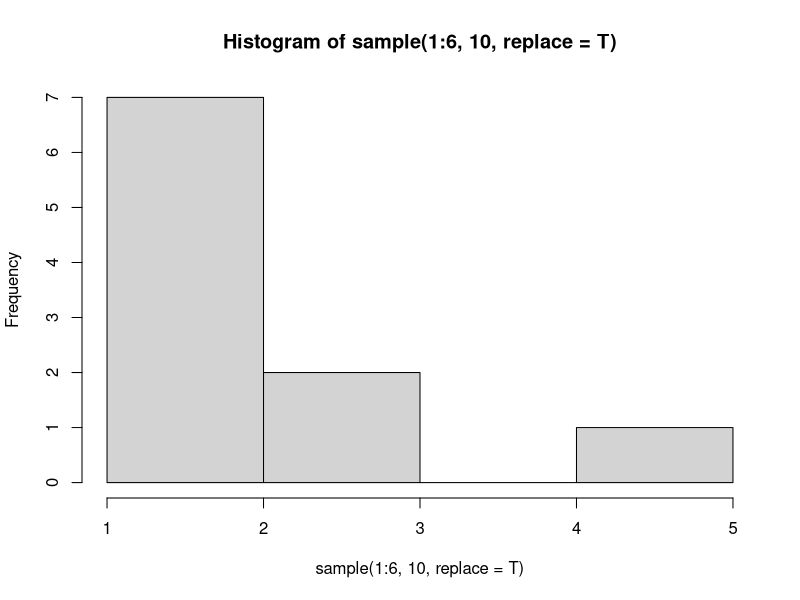
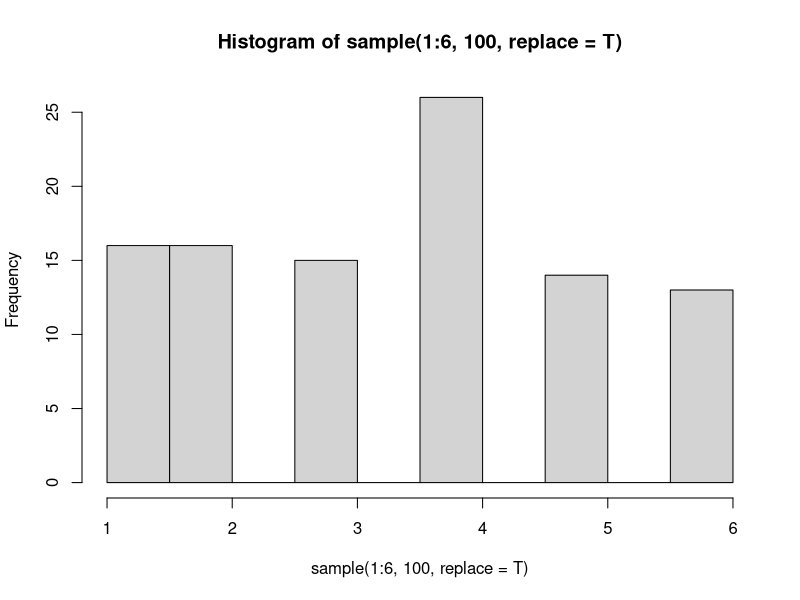
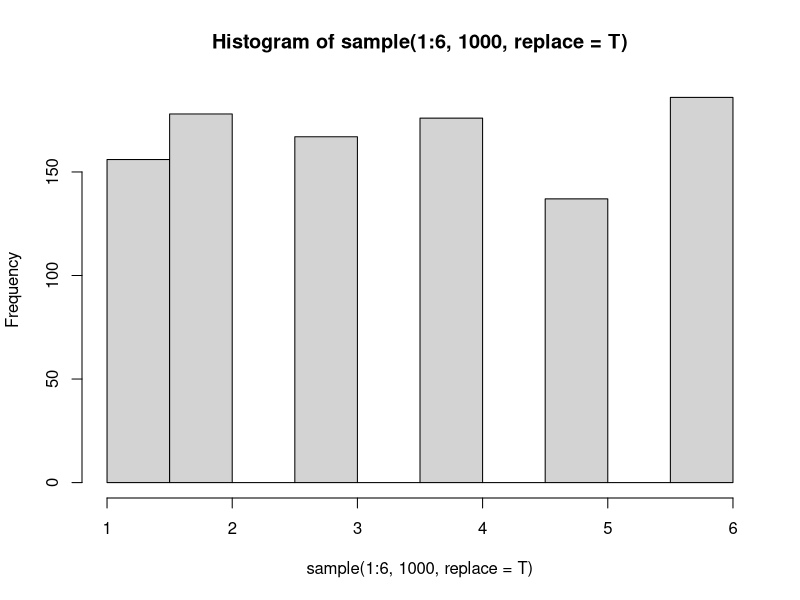

Reproduce these figures in R, in order.
dice <- function(x)
{
	y <- sample(1:6, 1, replace=T)
	return(y)
}

sum = dice(1) + dice(2)
sum

hist10 <- hist(sample(1:6, 10, replace=T))
hist100 <- hist(sample(1:6, 100, replace=T))
hist100 <- hist(sample(1:6, 1000, replace=T))